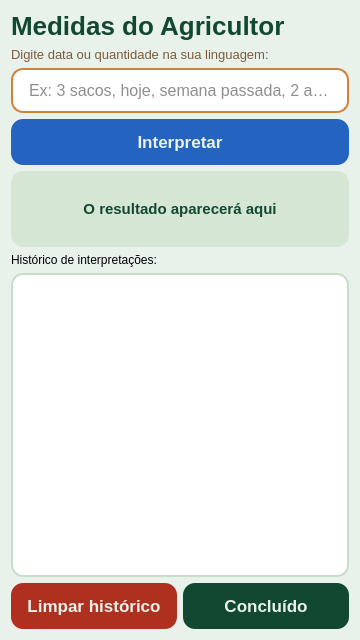
<?xml version="1.0" encoding="UTF-8"?>
<ui version="4.0">
 <class>Form</class>
 <widget class="QWidget" name="Form">
  <property name="geometry"><rect><x>0</x><y>0</y><width>360</width><height>640</height></rect></property>
  <property name="minimumSize"><size><width>360</width><height>640</height></size></property>
  <property name="maximumSize"><size><width>360</width><height>640</height></size></property>
  <property name="windowTitle"><string>Form</string></property>
  <property name="styleSheet">
   <string notr="true">QWidget { background-color: #E9F2EA; font-family: &quot;Roboto Flex&quot;; }
QPushButton { background-color: #124831; color: #E9F2EA; font-family: &quot;Roboto Flex&quot;; font-weight: 700; font-size: 17px; border-radius: 12px; padding: 13px; border: none; }
QPushButton:hover { background-color: #0a3020; }
QPushButton#interpret_button { background-color: #2563C0; }
QPushButton#clear_button { background-color: #b03020; }
QLineEdit { border: 2px solid #D2813A; color: #1E1E1E; background-color: #FFFFFF; border-radius: 12px; font-size: 16px; padding: 10px 14px; }
QLineEdit:focus { border-color: #124831; }
QLabel#main_label { font-family: &quot;Roboto Flex&quot;; font-weight: 800; font-size: 26px; color: #124831; }
QLabel#sub_label { font-size: 13px; color: #7C5A3C; }
QLabel#result_label { font-weight: 700; font-size: 15px; color: #124831; background-color: #D6E6D4; border-radius: 12px; padding: 14px; min-height: 48px; }
QListWidget { background-color: #FFFFFF; border: 1.5px solid #c8ddc9; border-radius: 12px; font-size: 13px; padding: 4px; }
QListWidget::item { padding: 8px; border-bottom: 1px solid #e8f0e9; }</string>
  </property>
  <layout class="QVBoxLayout" name="verticalLayout">
   <item>
    <widget class="QLabel" name="main_label">
     <property name="text"><string>Medidas do Agricultor</string></property>
    </widget>
   </item>
   <item>
    <widget class="QLabel" name="sub_label">
     <property name="text"><string>Digite data ou quantidade na sua linguagem:</string></property>
     <property name="wordWrap"><bool>true</bool></property>
    </widget>
   </item>
   <item>
    <widget class="QLineEdit" name="input_lineedit">
     <property name="placeholderText"><string>Ex: 3 sacos, hoje, semana passada, 2 arrobas...</string></property>
    </widget>
   </item>
   <item>
    <widget class="QPushButton" name="interpret_button">
     <property name="text"><string>Interpretar</string></property>
    </widget>
   </item>
   <item>
    <widget class="QLabel" name="result_label">
     <property name="text"><string>O resultado aparecerá aqui</string></property>
     <property name="alignment"><set>Qt::AlignmentFlag::AlignCenter</set></property>
     <property name="wordWrap"><bool>true</bool></property>
    </widget>
   </item>
   <item>
    <widget class="QLabel" name="sub_label_hist">
     <property name="objectName"><string>sub_label</string></property>
     <property name="text"><string>Histórico de interpretações:</string></property>
    </widget>
   </item>
   <item>
    <widget class="QListWidget" name="history_listwidget"/>
   </item>
   <item>
    <layout class="QHBoxLayout">
     <item>
      <widget class="QPushButton" name="clear_button">
       <property name="text"><string>Limpar histórico</string></property>
      </widget>
     </item>
     <item>
      <widget class="QPushButton" name="done_button">
       <property name="text"><string>Concluído</string></property>
      </widget>
     </item>
    </layout>
   </item>
  </layout>
 </widget>
 <resources/>
 <connections/>
</ui>
